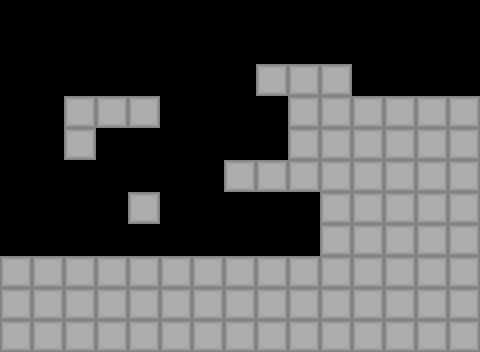

Rendered tile map (Tiled .tmx) drawn with the repository's tilesets; below, a short description and the full map source, tile grids included:
An orthogonal 15x11 tile map with 32x32 px tiles, 1 tile layer (Ground) and 14 objects (man, flag, shard).

<map version="1.10" tiledversion="1.10.2" orientation="orthogonal" renderorder="right-down" width="15" height="11" tilewidth="32" tileheight="32" infinite="0" nextlayerid="4" nextobjectid="48">
 <editorsettings>
  <export target="../level_3.lua" format="lua" />
 </editorsettings>
 <tileset firstgid="1" name="tileset" tilewidth="32" tileheight="32" tilecount="28" columns="7">
  <image source="../sprites/ground/tileset.png" width="224" height="128" />
 </tileset>
 <layer id="1" name="Ground" width="15" height="11">
  <data encoding="csv">
0,0,0,0,0,0,0,0,0,0,0,0,0,0,0,
0,0,0,0,0,0,0,0,0,0,0,0,0,0,0,
0,0,0,0,0,0,0,0,1,1,1,0,0,0,0,
0,0,1,1,1,0,0,0,0,1,1,1,1,1,1,
0,0,1,0,0,0,0,0,0,1,1,1,1,1,1,
0,0,0,0,0,0,0,1,1,1,1,1,1,1,1,
0,0,0,0,1,0,0,0,0,0,1,1,1,1,1,
0,0,0,0,0,0,0,0,0,0,1,1,1,1,1,
1,1,1,1,1,1,1,1,1,1,1,1,1,1,1,
1,1,1,1,1,1,1,1,1,1,1,1,1,1,1,
1,1,1,1,1,1,1,1,1,1,1,1,1,1,1
</data>
 </layer>
 <objectgroup color="#323232" id="2" name="Solid" visible="0">
  <object id="2" x="0" y="256" width="320" height="96" />
  <object id="24" x="0" y="-32" width="480" height="32" />
  <object id="26" x="480" y="-32" width="32" height="128" />
  <object id="27" x="-32" y="-32" width="32" height="288" />
  <object id="28" x="320" y="96" width="160" height="256" />
  <object id="34" x="256" y="64" width="96" height="32" />
  <object id="35" x="288" y="96" width="32" height="96" />
  <object id="36" x="224" y="160" width="64" height="32" />
  <object id="38" x="64" y="96" width="32" height="64" />
  <object id="46" x="96" y="96" width="64" height="32" />
  <object id="47" x="128" y="192" width="32" height="32" />
 </objectgroup>
 <objectgroup color="#1807ff" id="3" name="Objects" class="shard" visible="0">
  <object id="4" type="man" x="32" y="224" width="32" height="32" />
  <object id="44" type="flag" x="416" y="64" width="32" height="32" />
  <object id="45" type="shard" x="64" y="160" width="32" height="32" />
 </objectgroup>
</map>
